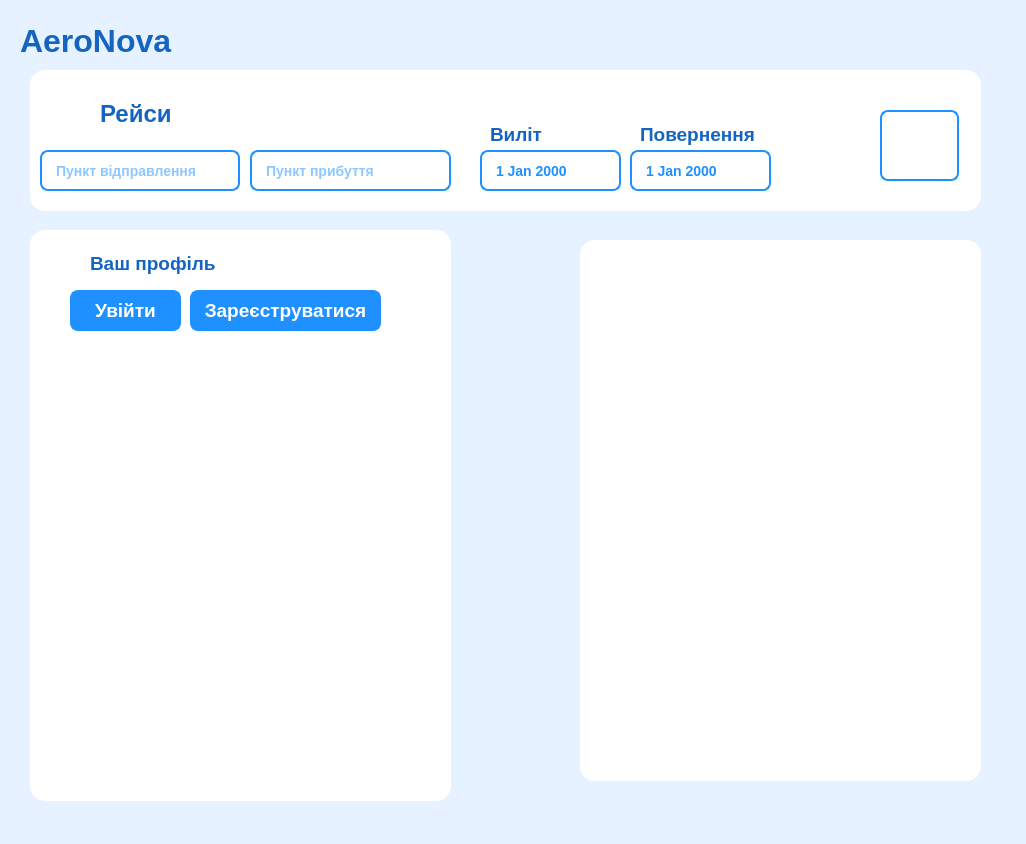
<?xml version="1.0" encoding="UTF-8"?>
<ui version="4.0">
 <class>MainWindow</class>
 <widget class="QMainWindow" name="MainWindow">
  <property name="geometry">
   <rect>
    <x>0</x>
    <y>0</y>
    <width>1026</width>
    <height>844</height>
   </rect>
  </property>
  <property name="windowTitle">
   <string>Ariline_checkout</string>
  </property>
  <property name="styleSheet">
   <string notr="true">background-color: #e6f2ff;   /* ніжно-голубий */
</string>
  </property>
  <widget class="QWidget" name="centralwidget">
   <property name="styleSheet">
    <string notr="true"/>
   </property>
   <widget class="QFrame" name="frame">
    <property name="geometry">
     <rect>
      <x>30</x>
      <y>70</y>
      <width>951</width>
      <height>141</height>
     </rect>
    </property>
    <property name="styleSheet">
     <string notr="true">background-color: white;      /* білий фон */

    border-radius: 15px; </string>
    </property>
    <property name="frameShape">
     <enum>QFrame::Shape::StyledPanel</enum>
    </property>
    <property name="frameShadow">
     <enum>QFrame::Shadow::Raised</enum>
    </property>
    <widget class="QPushButton" name="search_btn">
     <property name="geometry">
      <rect>
       <x>850</x>
       <y>40</y>
       <width>79</width>
       <height>71</height>
      </rect>
     </property>
     <property name="styleSheet">
      <string notr="true">QPushButton#search_btn {
    background-color: white;     /* білий фон */
    color: #1e90ff;              /* синій текст */
    font-size: 14px;             /* розмір шрифту */
    font-weight: bold;           /* жирний текст */
    border: 2px solid #1e90ff;   /* синя рамка */
    border-radius: 8px;          /* округлені кути */
    padding: 6px 12px;           /* внутрішні відступи */
}

QPushButton#search_btn:hover {
    background-color: #f0f8ff;   /* легкий голубий при наведенні */
}

QPushButton#search_btn:pressed {
    background-color: #1e90ff;   /* фон стає синім */
    color: white;                /* текст стає білий */
}</string>
     </property>
     <property name="text">
      <string/>
     </property>
     <property name="icon">
      <iconset>
       <normaloff>../../../Downloads/search.png</normaloff>../../../Downloads/search.png</iconset>
     </property>
     <property name="iconSize">
      <size>
       <width>35</width>
       <height>35</height>
      </size>
     </property>
    </widget>
    <widget class="QDateEdit" name="date1">
     <property name="geometry">
      <rect>
       <x>450</x>
       <y>80</y>
       <width>141</width>
       <height>41</height>
      </rect>
     </property>
     <property name="styleSheet">
      <string notr="true">QDateEdit {
    background-color: white;
    color: #1e90ff;
    font-size: 14px;
    font-weight: bold;
    border: 2px solid #1e90ff;
    border-radius: 8px;
    padding: 6px 12px;
}

/* Наведення */
QDateEdit:hover {
    background-color: #f0f8ff;
}

/* Фокус */
QDateEdit:focus {
    border: 2px solid #104e8b;
    background-color: #e6f2ff;
}

/* Прибираємо стандартний drop-down */
QDateEdit::drop-down {
    border: none;
    width: 0px;
}

QDateEdit::up-button, 
QDateEdit::down-button {
    width: 0px;
    height: 0px;
    border: none;
}</string>
     </property>
    </widget>
    <widget class="QLabel" name="date1_label">
     <property name="geometry">
      <rect>
       <x>460</x>
       <y>50</y>
       <width>74</width>
       <height>28</height>
      </rect>
     </property>
     <property name="styleSheet">
      <string notr="true">QLabel {
    color: #1565c0;          /* темно-синій текст */
    font-size: 14pt;         /* розмір шрифту */
    font-weight: bold;       /* жирний */
    background-color: transparent; /* прозорий фон */
}</string>
     </property>
     <property name="text">
      <string>Виліт</string>
     </property>
    </widget>
    <widget class="QDateEdit" name="date2">
     <property name="geometry">
      <rect>
       <x>600</x>
       <y>80</y>
       <width>141</width>
       <height>41</height>
      </rect>
     </property>
     <property name="styleSheet">
      <string notr="true">QDateEdit {
    background-color: white;
    color: #1e90ff;
    font-size: 14px;
    font-weight: bold;
    border: 2px solid #1e90ff;
    border-radius: 8px;
    padding: 6px 12px;
}

/* Наведення */
QDateEdit:hover {
    background-color: #f0f8ff;
}

/* Фокус */
QDateEdit:focus {
    border: 2px solid #104e8b;
    background-color: #e6f2ff;
}

/* Прибираємо стандартний drop-down */
QDateEdit::drop-down {
    border: none;
    width: 0px;
}

QDateEdit::up-button, 
QDateEdit::down-button {
    width: 0px;
    height: 0px;
    border: none;
}</string>
     </property>
    </widget>
    <widget class="QLabel" name="date2_label">
     <property name="geometry">
      <rect>
       <x>610</x>
       <y>50</y>
       <width>121</width>
       <height>28</height>
      </rect>
     </property>
     <property name="styleSheet">
      <string notr="true">QLabel {
    color: #1565c0;          /* темно-синій текст */
    font-size: 14pt;         /* розмір шрифту */
    font-weight: bold;       /* жирний */
    background-color: transparent; /* прозорий фон */
}</string>
     </property>
     <property name="text">
      <string>Повернення</string>
     </property>
    </widget>
    <widget class="QLineEdit" name="from_edit">
     <property name="geometry">
      <rect>
       <x>10</x>
       <y>80</y>
       <width>200</width>
       <height>41</height>
      </rect>
     </property>
     <property name="minimumSize">
      <size>
       <width>150</width>
       <height>0</height>
      </size>
     </property>
     <property name="maximumSize">
      <size>
       <width>200</width>
       <height>16777215</height>
      </size>
     </property>
     <property name="styleSheet">
      <string notr="true">QLineEdit {
    background-color: white;     /* білий фон */
    color: #1e90ff;              /* синій текст */
    font-size: 14px;
    font-weight: bold;
    border: 2px solid #1e90ff;   /* синя рамка */
    border-radius: 8px;
    padding: 6px 12px;
}
QLineEdit:focus {
    background-color: #f0f8ff;   /* легкий голубий при фокусі */
}
QLineEdit:hover {
    background-color: #f0f8ff;   /* легкий голубий */
}
</string>
     </property>
     <property name="text">
      <string/>
     </property>
     <property name="placeholderText">
      <string>Пункт відправлення</string>
     </property>
    </widget>
    <widget class="QLineEdit" name="to_edit">
     <property name="geometry">
      <rect>
       <x>220</x>
       <y>80</y>
       <width>201</width>
       <height>41</height>
      </rect>
     </property>
     <property name="minimumSize">
      <size>
       <width>150</width>
       <height>0</height>
      </size>
     </property>
     <property name="maximumSize">
      <size>
       <width>250</width>
       <height>16777215</height>
      </size>
     </property>
     <property name="styleSheet">
      <string notr="true">QLineEdit {
    background-color: white;     /* білий фон */
    color: #1e90ff;              /* синій текст */
    font-size: 14px;
    font-weight: bold;
    border: 2px solid #1e90ff;   /* синя рамка */
    border-radius: 8px;
    padding: 6px 12px;
}
QLineEdit:focus {
    background-color: #f0f8ff;   /* легкий голубий при фокусі */
}
QLineEdit:hover {
    background-color: #f0f8ff;   /* легкий голубий */
}
</string>
     </property>
     <property name="text">
      <string/>
     </property>
     <property name="placeholderText">
      <string>Пункт прибуття</string>
     </property>
    </widget>
    <widget class="QLabel" name="date1_label_2">
     <property name="geometry">
      <rect>
       <x>70</x>
       <y>30</y>
       <width>74</width>
       <height>28</height>
      </rect>
     </property>
     <property name="styleSheet">
      <string notr="true">QLabel {
    color: #1565c0;          /* темно-синій текст */
    font-size: 18pt;         /* розмір шрифту */
    font-weight: bold;       /* жирний */
    background-color: transparent; /* прозорий фон */
}</string>
     </property>
     <property name="text">
      <string>Рейси</string>
     </property>
    </widget>
    <widget class="QLabel" name="label_2">
     <property name="geometry">
      <rect>
       <x>30</x>
       <y>30</y>
       <width>31</width>
       <height>31</height>
      </rect>
     </property>
     <property name="text">
      <string/>
     </property>
     <property name="pixmap">
      <pixmap>../pics/icons8-airplane-64.png</pixmap>
     </property>
     <property name="scaledContents">
      <bool>true</bool>
     </property>
    </widget>
   </widget>
   <widget class="QLabel" name="company_name">
    <property name="geometry">
     <rect>
      <x>20</x>
      <y>20</y>
      <width>161</width>
      <height>41</height>
     </rect>
    </property>
    <property name="styleSheet">
     <string notr="true">QLabel#company_name {
    color: #1565c0;              /* темно-синій */
    font-size: 24pt;             /* великий шрифт */
    font-weight: bold;           /* жирний */
    background-color: transparent; /* прозорий фон */
    qproperty-alignment: 'AlignCenter'; /* по центру */
}</string>
    </property>
    <property name="text">
     <string>AeroNova</string>
    </property>
   </widget>
   <widget class="QLabel" name="icon">
    <property name="geometry">
     <rect>
      <x>180</x>
      <y>20</y>
      <width>41</width>
      <height>41</height>
     </rect>
    </property>
    <property name="text">
     <string/>
    </property>
    <property name="pixmap">
     <pixmap>../../../Downloads/plane.png</pixmap>
    </property>
    <property name="scaledContents">
     <bool>true</bool>
    </property>
   </widget>
   <widget class="QLabel" name="cloud1">
    <property name="geometry">
     <rect>
      <x>-10</x>
      <y>-40</y>
      <width>201</width>
      <height>161</height>
     </rect>
    </property>
    <property name="text">
     <string/>
    </property>
    <property name="pixmap">
     <pixmap>../../../Downloads/cloud-computing.png</pixmap>
    </property>
    <property name="scaledContents">
     <bool>true</bool>
    </property>
   </widget>
   <widget class="QLabel" name="cloud3">
    <property name="geometry">
     <rect>
      <x>520</x>
      <y>-30</y>
      <width>201</width>
      <height>161</height>
     </rect>
    </property>
    <property name="text">
     <string/>
    </property>
    <property name="pixmap">
     <pixmap>../../../Downloads/cloud-computing.png</pixmap>
    </property>
    <property name="scaledContents">
     <bool>true</bool>
    </property>
   </widget>
   <widget class="QLabel" name="cloud2">
    <property name="geometry">
     <rect>
      <x>210</x>
      <y>110</y>
      <width>201</width>
      <height>161</height>
     </rect>
    </property>
    <property name="text">
     <string/>
    </property>
    <property name="pixmap">
     <pixmap>../../../Downloads/cloud-computing.png</pixmap>
    </property>
    <property name="scaledContents">
     <bool>true</bool>
    </property>
   </widget>
   <widget class="QLabel" name="cloud4">
    <property name="geometry">
     <rect>
      <x>850</x>
      <y>100</y>
      <width>201</width>
      <height>161</height>
     </rect>
    </property>
    <property name="text">
     <string/>
    </property>
    <property name="pixmap">
     <pixmap>../../../Downloads/cloud-computing.png</pixmap>
    </property>
    <property name="scaledContents">
     <bool>true</bool>
    </property>
   </widget>
   <widget class="QFrame" name="frame_2">
    <property name="geometry">
     <rect>
      <x>30</x>
      <y>230</y>
      <width>421</width>
      <height>571</height>
     </rect>
    </property>
    <property name="styleSheet">
     <string notr="true">background-color: white;      /* білий фон */

    border-radius: 15px; </string>
    </property>
    <property name="frameShape">
     <enum>QFrame::Shape::StyledPanel</enum>
    </property>
    <property name="frameShadow">
     <enum>QFrame::Shadow::Raised</enum>
    </property>
    <widget class="QPushButton" name="sign_in_btn">
     <property name="geometry">
      <rect>
       <x>40</x>
       <y>60</y>
       <width>111</width>
       <height>41</height>
      </rect>
     </property>
     <property name="styleSheet">
      <string notr="true">QPushButton#sign_in_btn {
    background-color: #1e90ff;   /* синій фон */
    color: white;                /* білий текст */
    font-size: 14pt;
    font-weight: bold;
    border: 2px solid #1e90ff;   /* синя рамка */
    border-radius: 8px;          /* округлені кути */
    padding: 6px 12px;
}

QPushButton#sign_in_btn:hover {
    background-color: #f0f8ff;   /* світло-голубий фон */
	color: #1e90ff;
    border: 2px solid #5dade2;
}

QPushButton#sign_in_btn:pressed {
    background-color: white;     /* фон білий */
    color: #1e90ff;              /* текст синій */
    border: 2px solid #1e90ff;   /* синя рамка */
}</string>
     </property>
     <property name="text">
      <string>Увійти</string>
     </property>
    </widget>
    <widget class="QPushButton" name="register_btn">
     <property name="geometry">
      <rect>
       <x>160</x>
       <y>60</y>
       <width>191</width>
       <height>41</height>
      </rect>
     </property>
     <property name="styleSheet">
      <string notr="true">QPushButton#register_btn {
    background-color: #1e90ff;   /* синій фон */
    color: white;                /* білий текст */
    font-size: 14pt;
    font-weight: bold;
    border: 2px solid #1e90ff;   /* синя рамка */
    border-radius: 8px;          /* округлені кути */
    padding: 6px 12px;
}

QPushButton#register_btn:hover {
    background-color: #f0f8ff;   /* світло-голубий фон */
	color: #1e90ff;
    border: 2px solid #5dade2;
}

QPushButton#register_btn:pressed {
    background-color: white;     /* фон білий */
    color: #1e90ff;              /* текст синій */
    border: 2px solid #1e90ff;   /* синя рамка */
}</string>
     </property>
     <property name="text">
      <string>Зареєструватися</string>
     </property>
    </widget>
    <widget class="QLabel" name="profile_label">
     <property name="geometry">
      <rect>
       <x>60</x>
       <y>20</y>
       <width>131</width>
       <height>26</height>
      </rect>
     </property>
     <property name="styleSheet">
      <string notr="true">QLabel {
    color: #1565c0;          /* темно-синій текст */
    font-size: 14pt;         /* розмір шрифту */
    font-weight: bold;       /* жирний */
    background-color: transparent; /* прозорий фон */
}</string>
     </property>
     <property name="text">
      <string>Ваш профіль</string>
     </property>
    </widget>
    <widget class="QLabel" name="label_6">
     <property name="geometry">
      <rect>
       <x>20</x>
       <y>20</y>
       <width>31</width>
       <height>31</height>
      </rect>
     </property>
     <property name="styleSheet">
      <string notr="true">background: white;</string>
     </property>
     <property name="text">
      <string/>
     </property>
     <property name="pixmap">
      <pixmap>../../../Downloads/avatar_11598848.png</pixmap>
     </property>
     <property name="scaledContents">
      <bool>true</bool>
     </property>
    </widget>
    <widget class="QLabel" name="user_name">
     <property name="geometry">
      <rect>
       <x>20</x>
       <y>50</y>
       <width>381</width>
       <height>51</height>
      </rect>
     </property>
     <property name="styleSheet">
      <string notr="true">QLabel {
    color: #1565c0;          /* темно-синій текст */
    font-size: 16pt;         /* розмір шрифту */
    font-weight: bold;       /* жирний */
    background-color: transparent; /* прозорий фон */
}</string>
     </property>
     <property name="text">
      <string/>
     </property>
     <property name="wordWrap">
      <bool>true</bool>
     </property>
    </widget>
    <widget class="QTextEdit" name="user_info_label">
     <property name="geometry">
      <rect>
       <x>20</x>
       <y>120</y>
       <width>381</width>
       <height>431</height>
      </rect>
     </property>
     <property name="styleSheet">
      <string notr="true">
    color: #1565c0;          /* темно-синій текст */
    font-size: 14pt;         /* розмір шрифту */
    background-color: transparent; /* прозорий фон */
</string>
     </property>
     <property name="readOnly">
      <bool>true</bool>
     </property>
    </widget>
    <zorder>user_name</zorder>
    <zorder>sign_in_btn</zorder>
    <zorder>register_btn</zorder>
    <zorder>profile_label</zorder>
    <zorder>label_6</zorder>
    <zorder>user_info_label</zorder>
   </widget>
   <widget class="QStackedWidget" name="stackedWidget">
    <property name="geometry">
     <rect>
      <x>580</x>
      <y>240</y>
      <width>401</width>
      <height>541</height>
     </rect>
    </property>
    <property name="styleSheet">
     <string notr="true">background: white;
border-radius: 15px; </string>
    </property>
    <property name="currentIndex">
     <number>0</number>
    </property>
    <widget class="QWidget" name="page">
     <widget class="QLabel" name="label">
      <property name="geometry">
       <rect>
        <x>10</x>
        <y>10</y>
        <width>381</width>
        <height>521</height>
       </rect>
      </property>
      <property name="text">
       <string/>
      </property>
      <property name="pixmap">
       <pixmap>../../../Downloads/main_pic_1.png</pixmap>
      </property>
      <property name="scaledContents">
       <bool>true</bool>
      </property>
     </widget>
    </widget>
    <widget class="QWidget" name="page_2"/>
   </widget>
   <widget class="QLabel" name="cloud2_2">
    <property name="geometry">
     <rect>
      <x>440</x>
      <y>350</y>
      <width>201</width>
      <height>161</height>
     </rect>
    </property>
    <property name="text">
     <string/>
    </property>
    <property name="pixmap">
     <pixmap>../../../Downloads/cloud-computing.png</pixmap>
    </property>
    <property name="scaledContents">
     <bool>true</bool>
    </property>
   </widget>
   <widget class="QLabel" name="cloud2_3">
    <property name="geometry">
     <rect>
      <x>670</x>
      <y>660</y>
      <width>201</width>
      <height>161</height>
     </rect>
    </property>
    <property name="text">
     <string/>
    </property>
    <property name="pixmap">
     <pixmap>../../../Downloads/cloud-computing.png</pixmap>
    </property>
    <property name="scaledContents">
     <bool>true</bool>
    </property>
   </widget>
   <widget class="QLabel" name="cloud2_4">
    <property name="geometry">
     <rect>
      <x>40</x>
      <y>510</y>
      <width>201</width>
      <height>161</height>
     </rect>
    </property>
    <property name="text">
     <string/>
    </property>
    <property name="pixmap">
     <pixmap>../../../Downloads/cloud-computing.png</pixmap>
    </property>
    <property name="scaledContents">
     <bool>true</bool>
    </property>
   </widget>
   <zorder>cloud2_4</zorder>
   <zorder>cloud2_3</zorder>
   <zorder>cloud2_2</zorder>
   <zorder>cloud4</zorder>
   <zorder>cloud2</zorder>
   <zorder>cloud3</zorder>
   <zorder>cloud1</zorder>
   <zorder>frame</zorder>
   <zorder>company_name</zorder>
   <zorder>icon</zorder>
   <zorder>frame_2</zorder>
   <zorder>stackedWidget</zorder>
  </widget>
 </widget>
 <resources/>
 <connections/>
</ui>
